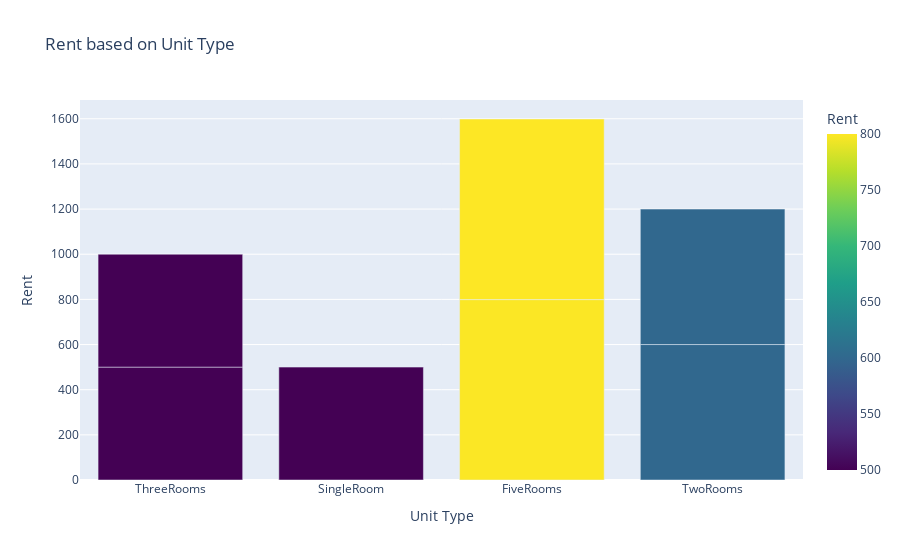

Here is the notebook cell this chart was saved with:
### Code cell
fig1 = px.bar(df1, y = "Rent", x = "unitType", color = "Rent",color_continuous_scale=px.colors.sequential.Viridis, title = "Rent based on Unit Type",labels = {"unitType":"Unit Type"} )
fig1.show()

### Figure 1 — Plotly figure (JSON) as saved in the notebook; plotly's stock layout.template omitted (floating-point values rounded to 4 significant figures)
{"data": [{"alignmentgroup": "True", "hovertemplate": "Unit Type=%{x}<br>Rent=%{marker.color}<extra></extra>", "legendgroup": "", "marker": {"color": [500, 500, 799, 600, 800, 500, 600], "coloraxis": "coloraxis", "pattern": {"shape": ""}}, "name": "", "offsetgroup": "", "orientation": "v", "showlegend": false, "textposition": "auto", "type": "bar", "x": ["ThreeRooms", "SingleRoom", "FiveRooms", "TwoRooms", "FiveRooms", "ThreeRooms", "TwoRooms"], "xaxis": "x", "y": [500, 500, 799, 600, 800, 500, 600], "yaxis": "y"}], "layout": {"barmode": "relative", "coloraxis": {"colorbar": {"title": {"text": "Rent"}}, "colorscale": [[0, "#440154"], [0.1111, "#482878"], [0.2222, "#3e4989"], [0.3333, "#31688e"], [0.4444, "#26828e"], [0.5556, "#1f9e89"], [0.6667, "#35b779"], [0.7778, "#6ece58"], [0.8889, "#b5de2b"], [1, "#fde725"]]}, "legend": {"tracegroupgap": 0}, "title": {"text": "Rent based on Unit Type"}, "xaxis": {"anchor": "y", "domain": [0, 1], "title": {"text": "Unit Type"}}, "yaxis": {"anchor": "x", "domain": [0, 1], "title": {"text": "Rent"}}}}
